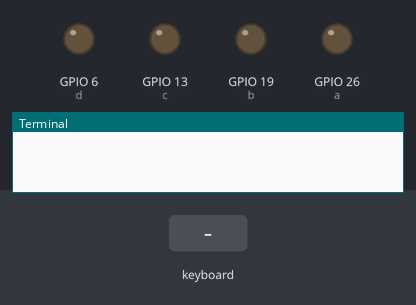
This program was run on a simulated Raspberry Pi (BCM pin numbers). On the bench: output pins drawn as LEDs (lit = HIGH), the last lines printed to the terminal. Inputs (shaded band) come from the test bench.

Above: at 1.2 s.
1.3 s: key "z" typed on the keyboard
At 1.37 s:
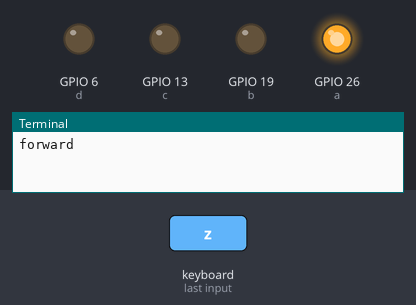
2.9 s: key "s" typed on the keyboard
At 2.97 s:
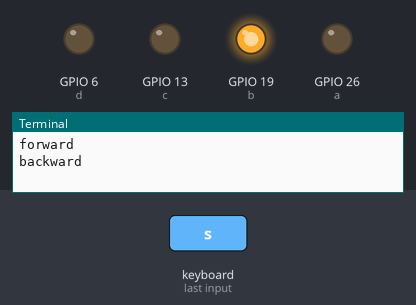
4.5 s: key "d" typed on the keyboard
At 4.57 s:
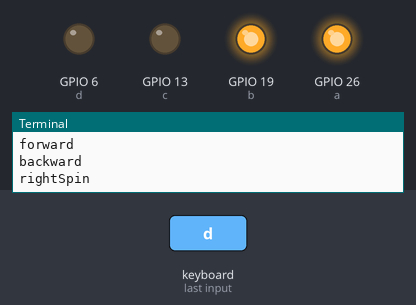
6.1 s: key "r" typed on the keyboard
At 6.17 s:
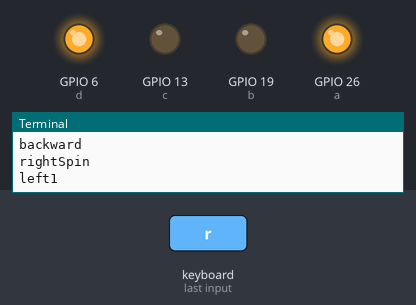
7.7 s: key "f" typed on the keyboard
At 7.77 s:
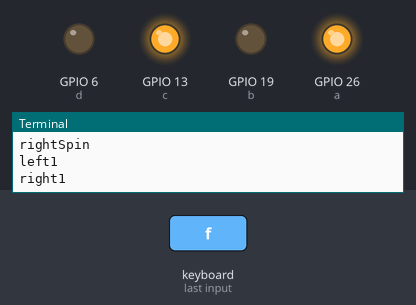
9.3 s: key "q" typed on the keyboard
At 9.37 s:
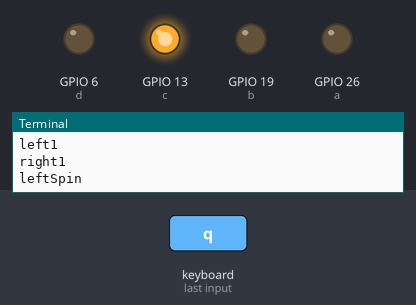
Timing chart, 0 to 11.9 s (numbered marks = the images above; inputs shaded):
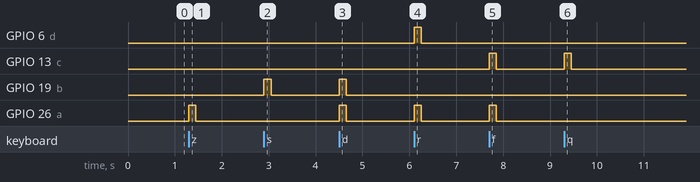

Measured:
- after the input at 1.3 s, GPIO 26 (a): LOW → HIGH at once, → LOW 0.15 s later
- after the input at 2.9 s, GPIO 19 (b): LOW → HIGH at once, → LOW 0.15 s later
- after the input at 4.5 s, GPIO 19 (b), GPIO 26 (a): LOW → HIGH at once, → LOW 0.15 s later
- after the input at 6.1 s, GPIO 6 (d), GPIO 26 (a): LOW → HIGH at once, → LOW 0.15 s later
- after the input at 7.7 s, GPIO 13 (c), GPIO 26 (a): LOW → HIGH at once, → LOW 0.15 s later
- after the input at 9.3 s, GPIO 13 (c): LOW → HIGH at once, → LOW 0.15 s later

The program:

manual.py
```python
from pynput import keyboard
from communication.control import Control

control = Control()

def on_press(key):
    if key.char == 'z':
        print('forward')
        control.forward()
    elif key.char == 's':
        print('backward')
        control.backward()
    elif key.char == 'd':
        print('rightSpin')
        control.right_spin()
    elif key.char == 'q':
        print('leftSpin')
        control.left_spin()

    elif key.char == 'r':
        print('left1')
        control.left1()
    elif key.char == 't':
        print('left2')
        control.left2()
    elif key.char == 'y':
        print('left3')
        control.left3()
    elif key.char == 'u':
        print('left4')
        control.left4()

    elif key.char == 'f':
        print('right1')
        control.right1()
    elif key.char == 'g':
        print('right2')
        control.right2()
    elif key.char == 'h':
        print('right3')
        control.right3()
    elif key.char == 'j':
        print('right4')
        control.right4()

def on_release(key):
    control.stop()

with keyboard.Listener(
        on_press=on_press,
        on_release=on_release) as listener:
    listener.join()
```

control.py
```python
import RPi.GPIO as GPIO

# rpi pins - GPIO BCM mode
a = 26
b = 19
c = 13
d = 6

class Control:
    current=0

    def __init__(self):
        GPIO.setwarnings(False)
        GPIO.setmode(GPIO.BCM)

        GPIO.setup(a, GPIO.OUT)
        GPIO.setup(b, GPIO.OUT)
        GPIO.setup(c, GPIO.OUT)
        GPIO.setup(d, GPIO.OUT)

    def get_current_state(self): return self.current

    def set_number(self, n): # convert decimal number to binary information with pins
        self.current=n
        if (n//8==1):
            n-=8
            GPIO.output(d, GPIO.HIGH)
        else: GPIO.output(d, GPIO.LOW)

        if (n//4==1):
            n-=4
            GPIO.output(c, GPIO.HIGH)
        else: GPIO.output(c, GPIO.LOW)

        if (n//2==1):
            n-=2
            GPIO.output(b, GPIO.HIGH)
        else: GPIO.output(b, GPIO.LOW)

        if (n==1): GPIO.output(a, GPIO.HIGH)
        else: GPIO.output(a, GPIO.LOW)

    def stop(self): self.set_number(0)

    def forward(self): self.set_number(1)
    def backward(self): self.set_number(2)

    def right_spin(self): self.set_number(3)
    def left_spin(self): self.set_number(4)

    def right1(self): self.set_number(5)
    def right2(self): self.set_number(6)
    def right3(self): self.set_number(7)
    def right4(self): self.set_number(8)

    def left1(self): self.set_number(9)
    def left2(self): self.set_number(10)
    def left3(self): self.set_number(11)
    def left4(self): self.set_number(12)
```
